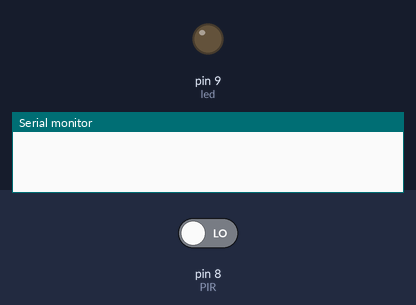
A sketch run on a simulated Arduino Uno, built with avr-gcc and run on an emulated ATmega328P. On the bench: output pins drawn as LEDs (lit = HIGH), the last lines printed to the serial monitor. The inputs (shaded band) are chosen by the test bench; at power-on: pin 8 (PIR) LOW.

Above: at 1.2 s.
1.3 s: pin 8 (PIR) driven HIGH
At 2.5 s:
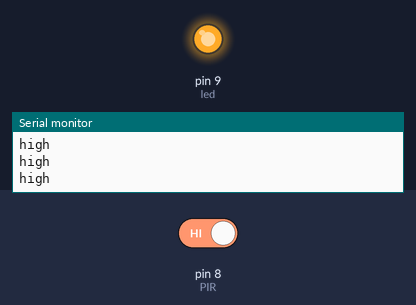
Timing chart, 0 to 4.3 s (numbered marks = the images above; inputs shaded):
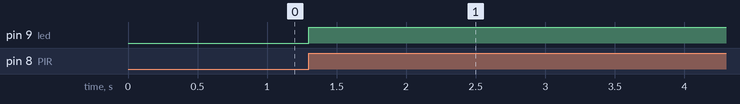

Measured:
- after the input at 1.3 s, pin 9 (led): LOW → HIGH at once

The sketch:

main.ino
```cpp
#define PIR 8
#define led 9
unsigned long counttime;

void setup() {
  Serial.begin(9600);
  // put your setup code here, to run once:
  pinMode(PIR, INPUT);
  pinMode(led, OUTPUT);
}

void loop() {
  // put your main code here, to run repeatedly:
  int val=digitalRead(PIR);
  if(val==HIGH){
    Serial.println("high");
    digitalWrite(led, HIGH);
    counttime=millis();
  }
  if(val==LOW && millis()-counttime>=3000){
    Serial.println("LOW");
    digitalWrite(led,LOW);
  }
}
```
